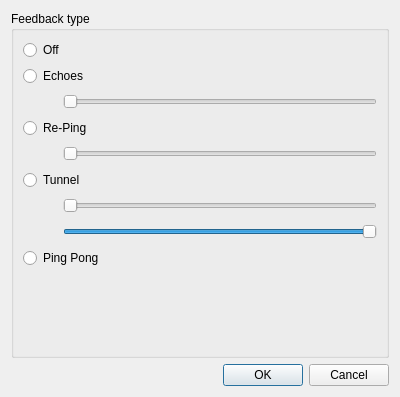
<?xml version="1.0" encoding="UTF-8"?>
<ui version="4.0">
 <class>FeedbackDialog</class>
 <widget class="QDialog" name="FeedbackDialog">
  <property name="geometry">
   <rect>
    <x>0</x>
    <y>0</y>
    <width>400</width>
    <height>397</height>
   </rect>
  </property>
  <property name="windowTitle">
   <string>Feedback Settings</string>
  </property>
  <layout class="QVBoxLayout" name="verticalLayout_2">
   <item>
    <widget class="QGroupBox" name="groupBox">
     <property name="title">
      <string>Feedback type</string>
     </property>
     <layout class="QVBoxLayout" name="verticalLayout">
      <item>
       <widget class="QRadioButton" name="radioButtonOff">
        <property name="text">
         <string>Off</string>
        </property>
       </widget>
      </item>
      <item>
       <widget class="QRadioButton" name="radioButtonEcho">
        <property name="text">
         <string>Echoes</string>
        </property>
       </widget>
      </item>
      <item>
       <layout class="QHBoxLayout" name="horizontalLayout_2">
        <item>
         <spacer name="horizontalSpacer">
          <property name="orientation">
           <enum>Qt::Horizontal</enum>
          </property>
          <property name="sizeType">
           <enum>QSizePolicy::Fixed</enum>
          </property>
          <property name="sizeHint" stdset="0">
           <size>
            <width>40</width>
            <height>20</height>
           </size>
          </property>
         </spacer>
        </item>
        <item>
         <widget class="QSlider" name="horizontalSliderDelay">
          <property name="maximum">
           <number>2000</number>
          </property>
          <property name="orientation">
           <enum>Qt::Horizontal</enum>
          </property>
         </widget>
        </item>
       </layout>
      </item>
      <item>
       <widget class="QRadioButton" name="radioButtonReping">
        <property name="text">
         <string>Re-Ping</string>
        </property>
       </widget>
      </item>
      <item>
       <layout class="QHBoxLayout" name="horizontalLayout_3">
        <item>
         <spacer name="horizontalSpacer_2">
          <property name="orientation">
           <enum>Qt::Horizontal</enum>
          </property>
          <property name="sizeType">
           <enum>QSizePolicy::Fixed</enum>
          </property>
          <property name="sizeHint" stdset="0">
           <size>
            <width>40</width>
            <height>20</height>
           </size>
          </property>
         </spacer>
        </item>
        <item>
         <widget class="QSlider" name="horizontalSliderVelocity">
          <property name="maximum">
           <number>127</number>
          </property>
          <property name="orientation">
           <enum>Qt::Horizontal</enum>
          </property>
         </widget>
        </item>
       </layout>
      </item>
      <item>
       <widget class="QRadioButton" name="radioButtonTunnel">
        <property name="text">
         <string>Tunnel</string>
        </property>
       </widget>
      </item>
      <item>
       <layout class="QHBoxLayout" name="horizontalLayout">
        <item>
         <spacer name="horizontalSpacer_3">
          <property name="orientation">
           <enum>Qt::Horizontal</enum>
          </property>
          <property name="sizeType">
           <enum>QSizePolicy::Fixed</enum>
          </property>
          <property name="sizeHint" stdset="0">
           <size>
            <width>40</width>
            <height>20</height>
           </size>
          </property>
         </spacer>
        </item>
        <item>
         <widget class="QSlider" name="horizontalSliderTunnelMin">
          <property name="maximum">
           <number>127</number>
          </property>
          <property name="orientation">
           <enum>Qt::Horizontal</enum>
          </property>
         </widget>
        </item>
       </layout>
      </item>
      <item>
       <layout class="QHBoxLayout" name="horizontalLayout_4">
        <item>
         <spacer name="horizontalSpacer_4">
          <property name="orientation">
           <enum>Qt::Horizontal</enum>
          </property>
          <property name="sizeType">
           <enum>QSizePolicy::Fixed</enum>
          </property>
          <property name="sizeHint" stdset="0">
           <size>
            <width>40</width>
            <height>20</height>
           </size>
          </property>
         </spacer>
        </item>
        <item>
         <widget class="QSlider" name="horizontalSliderTunnelMax">
          <property name="maximum">
           <number>127</number>
          </property>
          <property name="value">
           <number>127</number>
          </property>
          <property name="orientation">
           <enum>Qt::Horizontal</enum>
          </property>
         </widget>
        </item>
       </layout>
      </item>
      <item>
       <widget class="QRadioButton" name="radioButtonPingPong">
        <property name="text">
         <string>Ping Pong</string>
        </property>
       </widget>
      </item>
      <item>
       <spacer name="verticalSpacer">
        <property name="orientation">
         <enum>Qt::Vertical</enum>
        </property>
        <property name="sizeHint" stdset="0">
         <size>
          <width>20</width>
          <height>40</height>
         </size>
        </property>
       </spacer>
      </item>
     </layout>
    </widget>
   </item>
   <item>
    <widget class="QDialogButtonBox" name="buttonBox">
     <property name="orientation">
      <enum>Qt::Horizontal</enum>
     </property>
     <property name="standardButtons">
      <set>QDialogButtonBox::Cancel|QDialogButtonBox::Ok</set>
     </property>
    </widget>
   </item>
  </layout>
 </widget>
 <resources/>
 <connections>
  <connection>
   <sender>buttonBox</sender>
   <signal>accepted()</signal>
   <receiver>FeedbackDialog</receiver>
   <slot>accept()</slot>
   <hints>
    <hint type="sourcelabel">
     <x>248</x>
     <y>254</y>
    </hint>
    <hint type="destinationlabel">
     <x>157</x>
     <y>274</y>
    </hint>
   </hints>
  </connection>
  <connection>
   <sender>buttonBox</sender>
   <signal>rejected()</signal>
   <receiver>FeedbackDialog</receiver>
   <slot>reject()</slot>
   <hints>
    <hint type="sourcelabel">
     <x>316</x>
     <y>260</y>
    </hint>
    <hint type="destinationlabel">
     <x>286</x>
     <y>274</y>
    </hint>
   </hints>
  </connection>
  <connection>
   <sender>radioButtonEcho</sender>
   <signal>toggled(bool)</signal>
   <receiver>horizontalSliderDelay</receiver>
   <slot>setEnabled(bool)</slot>
   <hints>
    <hint type="sourcelabel">
     <x>203</x>
     <y>72</y>
    </hint>
    <hint type="destinationlabel">
     <x>226</x>
     <y>105</y>
    </hint>
   </hints>
  </connection>
  <connection>
   <sender>radioButtonReping</sender>
   <signal>toggled(bool)</signal>
   <receiver>horizontalSliderVelocity</receiver>
   <slot>setEnabled(bool)</slot>
   <hints>
    <hint type="sourcelabel">
     <x>203</x>
     <y>137</y>
    </hint>
    <hint type="destinationlabel">
     <x>226</x>
     <y>170</y>
    </hint>
   </hints>
  </connection>
  <connection>
   <sender>radioButtonTunnel</sender>
   <signal>toggled(bool)</signal>
   <receiver>horizontalSliderTunnelMin</receiver>
   <slot>setEnabled(bool)</slot>
   <hints>
    <hint type="sourcelabel">
     <x>203</x>
     <y>202</y>
    </hint>
    <hint type="destinationlabel">
     <x>226</x>
     <y>235</y>
    </hint>
   </hints>
  </connection>
  <connection>
   <sender>radioButtonTunnel</sender>
   <signal>toggled(bool)</signal>
   <receiver>horizontalSliderTunnelMax</receiver>
   <slot>setEnabled(bool)</slot>
   <hints>
    <hint type="sourcelabel">
     <x>203</x>
     <y>202</y>
    </hint>
    <hint type="destinationlabel">
     <x>226</x>
     <y>272</y>
    </hint>
   </hints>
  </connection>
 </connections>
</ui>
